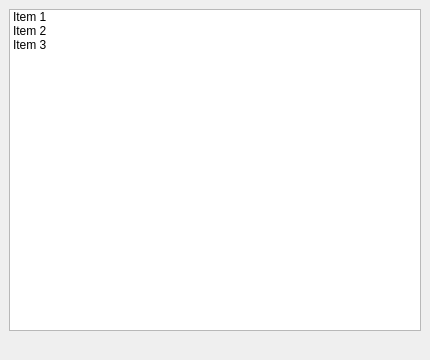
<?xml version="1.0" encoding="UTF-8"?>
<ui version="4.0">
 <class>MainWindow</class>
 <widget class="QMainWindow" name="MainWindow">
  <property name="geometry">
   <rect>
    <x>0</x>
    <y>0</y>
    <width>430</width>
    <height>360</height>
   </rect>
  </property>
  <property name="windowTitle">
   <string>MainWindow</string>
  </property>
  <widget class="QWidget" name="centralwidget">
   <layout class="QVBoxLayout" name="verticalLayout">
    <item>
     <widget class="QListWidget" name="lista">
      <item>
       <property name="text">
        <string>Item 1</string>
       </property>
      </item>
      <item>
       <property name="text">
        <string>Item 2</string>
       </property>
      </item>
      <item>
       <property name="text">
        <string>Item 3</string>
       </property>
      </item>
     </widget>
    </item>
    <item>
     <widget class="QLabel" name="etiqueta">
      <property name="text">
       <string/>
      </property>
     </widget>
    </item>
   </layout>
  </widget>
 </widget>
 <resources/>
 <connections/>
</ui>
